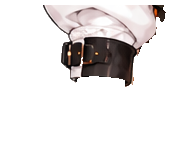
#> input picture rive/nomi-complete/reference/svg-rig/arm-l-cuff.png, 175 x 150 px, given in place of shorts.png, which was not available
$ python round31_shorts_orange.py
#> lines starting #> are read from the running program, lines starting #| are printed output that depends on the picture; after the words box and inside, x2 and y2 are one past the last pixel; in counts of white or black regions, pixels touching at a corner belong together; pictures that were not available may be replaced by others from this repository, and a replacement may not be noted
#!/usr/bin/env python3
"""ROUND31c: move orange side accents out of shorts.png into shorts-side-orange.png
(same canvas + cloned shorts mesh), so they are a distinct hideable garment layer
and no longer ambiguously fused into the body/shorts silhouette.

Idempotent via MARK.
"""
from __future__ import annotations
import hashlib, json, re
from pathlib import Path
import numpy as np
import cv2
from PIL import Image
import round8_scene as R8
import round13_anim as A
import round10_layers as L10

PROJECT = L10.PROJECT
ROOT = L10.ROOT
SCENE = PROJECT / "scene.rml"
SVG = PROJECT / "reference/svg-rig"
LICENSE = PROJECT / "parts/DETAIL_LICENSE.json"
MARK = "<!-- ROUND31 shorts-orange -->"
BASE = "deterministic source-pixel rig layer derived from user supplied full-body mother"


def sha(p: Path) -> str:
    return hashlib.sha256(p.read_bytes()).hexdigest()


# [13 lines left out: function orange_keep, not called in this run]


def split_texture():
    sp = SVG / "shorts.png"
    op = SVG / "shorts-side-orange.png"
    sj = SVG / "shorts-side-orange.json"
    sh = np.array(Image.open(sp).convert("RGBA"))
#> sh is the input picture: shape (150, 175, 4); mean R, G, B, A 160, 122.9, 105.2, 61.6
    if op.exists() and sj.exists() and json.loads(sj.read_text()).get("shorts_sha") == sha(sp):
        print("shorts orange already split")
        return json.loads(sj.read_text())
    # If re-running after split, shorts_sha won't match committed shorts — rebuild from backup?
    # Prefer: if orange file exists and shorts has low orange, skip.
    r, g, b, a = sh[:, :, 0].astype(np.float32), sh[:, :, 1].astype(np.float32), sh[:, :, 2].astype(np.float32), sh[:, :, 3]
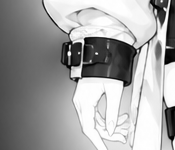
#> r: shape (150, 175) float32; min 0, max 255, mean 160
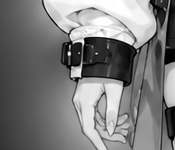
#> g: shape (150, 175) float32; min 0, max 255, mean 122.9
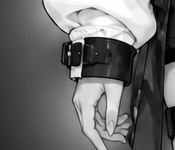
#> b: shape (150, 175) float32; min 0, max 255, mean 105.2
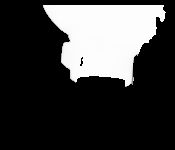
#> a: shape (150, 175); min 0, max 254, mean 61.6
    strict = int(((a >= 8) & (r > 180) & (g > 80) & (g < 180) & (b < 100) & ((r - g) > 40)).sum())
#> strict = 15
    if strict < 200 and op.exists():
        print("shorts already low-orange; keeping", strict)
#| shorts already low-orange; keeping 15
        return json.loads(sj.read_text()) if sj.exists() else {}

    keep = orange_keep(sh)
    panel = np.zeros_like(sh)
    panel[keep] = sh[keep]
    # clear from shorts (keep RGB under transparent for filter fringe)
    sh2 = sh.copy()
    sh2[keep, 3] = 0
    Image.fromarray(panel).save(op, optimize=True)
    Image.fromarray(sh2).save(sp, optimize=True)
    meta = dict(
        moved=int(keep.sum()),
        shorts_sha=sha(sp),
        orange_sha=sha(op),
        method="ROUND31c: orange side accents moved (not copied) from shorts.png into shorts-side-orange.png",
    )
    sj.write_text(json.dumps(meta, indent=2) + "\n")
    print("moved", meta["moved"], "orange px")
    return meta


# [59 lines left out: functions insert_image, update_license, hook_build, not called in this run]


def main():
    meta = split_texture()
#> (the run stopped early here; a loop or call above may not have finished)

$ run again, on rive/nomi-complete/reference/svg-rig/arm-l-under-skin.png
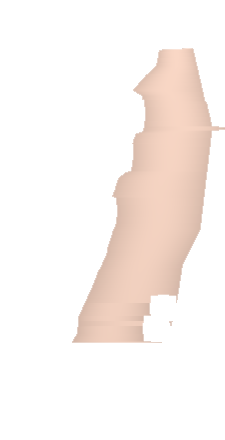
#> input picture rive/nomi-complete/reference/svg-rig/arm-l-under-skin.png, 225 x 440 px, given in place of shorts.png, which was not available
#> in split_texture, sh is the input picture: shape (440, 225, 4); mean R, G, B, A 51.5, 44.5, 40.8, 55.4
#> in split_texture, `r, g, b, a = sh[:, :, 0].astype(np.float32), sh[:, :, 1].astype(np.flo..`:
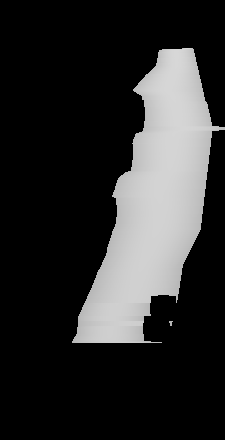
#> g: shape (440, 225) float32; min 0, max 215, mean 44.5
#> in split_texture, `r, g, b, a = sh[:, :, 0].astype(np.float32), sh[:, :, 1].astype(np.flo..`:
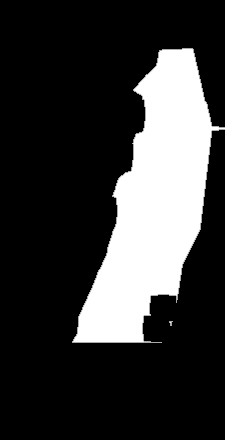
#> a: shape (440, 225); min 0, max 255, mean 55.4
#> strict = 0
#> orange: shape (440, 225) bool; every value is 0
#> lab: shape (440, 225) int32; every value is 0
#> n = 1; stats = [[0, 0, 225, 440, 99000]]
#> in split_texture, `meta = dict( moved=int(keep.sum()), shorts_sha=sha(sp), orange_sha=sha..`: meta = 4 items
#| moved 0 orange px
